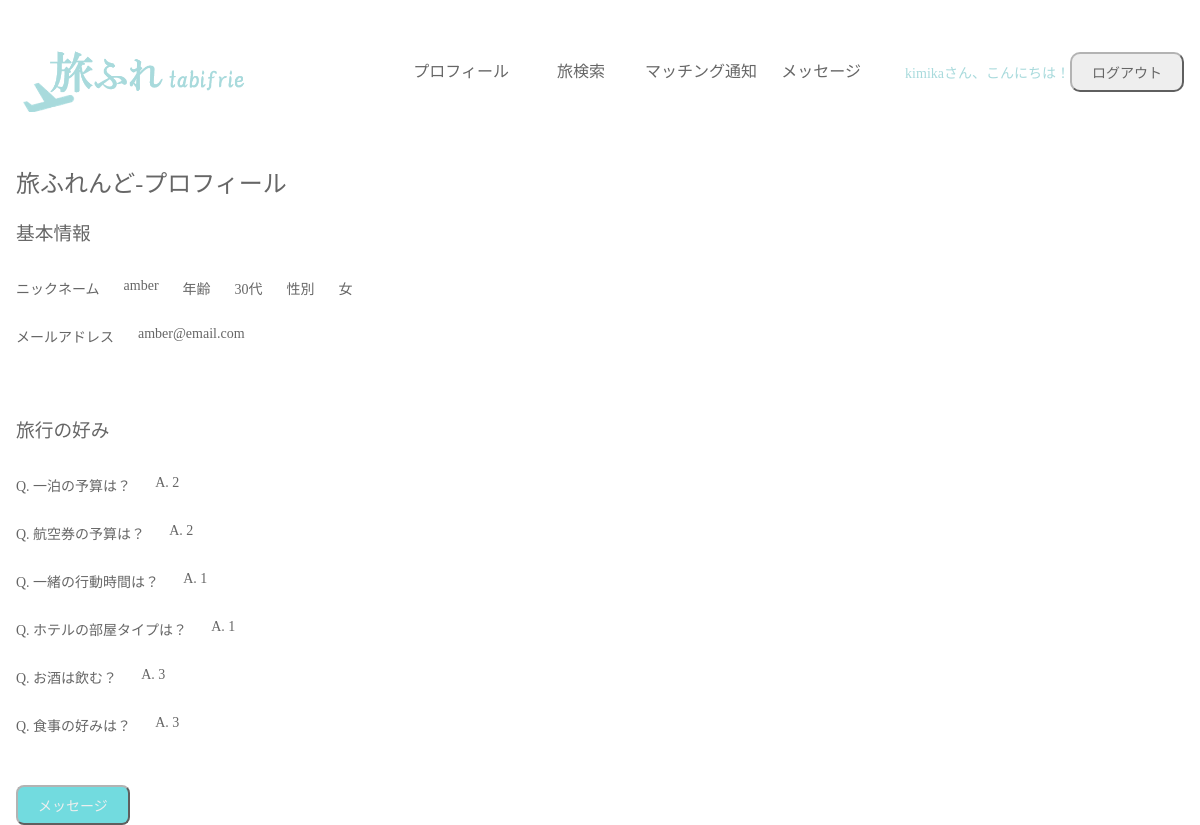
Page /profile_tabifrie.php?user_id=amber@email.com (signed in) on the committed database.
### tables this page shows
CREATE TABLE `tabifrie_user` (
  `id` int(12) NOT NULL,
  `name` varchar(64) NOT NULL,
  `gender` varchar(2) NOT NULL,
  `age` varchar(12) NOT NULL,
  `email` varchar(128) NOT NULL,
  `password` varchar(255) NOT NULL,
  `hotel` varchar(128) NOT NULL,
  `flight` varchar(128) NOT NULL,
  `engaging` varchar(128) NOT NULL,
  `smoking` varchar(128) NOT NULL,
  `drinking` varchar(128) NOT NULL,
  `eating` varchar(128) NOT NULL
);

### profile_tabifrie.php (the view, shortened to what this page needs)
<?php
$email = $_GET['user_id'];
$pdo = db_conn();
$stmt = $pdo->prepare('SELECT * FROM tabifrie_user WHERE email = :email');
$stmt->bindValue(':email', $email, PDO::PARAM_STR);
$status = $stmt->execute();
$val = $stmt->fetch();
?>
<!DOCTYPE html>
<html>
<head>
    <link rel="stylesheet" href="css/common.css" />
    <link rel="stylesheet" href="css/profile.css" />
</head>
<body>
    <header class="container">
        <h1>
            <img src="./img/logo2.png" alt="旅フレロゴ" width="232px" class="">
        </h1>
        <nav class="nav">
            <ul>
                <li><a href="profile.php">プロフィール</a></li>
                <li><a href="plansearch.php">旅検索</a></li>
                <li><a href="notification.php">マッチング通知</a></li>
                <li><a href="message.php">メッセージ</a></li>
            </ul>
        </nav>
        <p><?= $_SESSION['user_name'] ?>さん、こんにちは！</p>
        <button class="btn" onclick="document.location='logout.php'">ログアウト</button>
    </header>
    <section class="container profile">
        <h2>旅ふれんど‐プロフィール</h2>
        <form action="signup_act.php" method="post">
            <div>
                <h3>基本情報</h3>
                <div class="info">
                    <p>ニックネーム</p><p><?= $val['name'] ?></p>
                    <p>年齢</p><p><?= $val['age']  ?></p>
                    <p>性別</p><p><?= $val['gender'] ?></p>
                </div>
                <div class="info">
                    <p>メールアドレス</p><p><?= $val['email']?></p>
                </div><br>
            </div><br>
            <div>
                <h3>旅行の好み</h3>
                <div class="prefer">
                    <p>Q. 一泊の予算は？</p>
                    <p>A. <?= $val['hotel'] ?></p>
                </div>
                <div class="prefer">
                    <p>Q. 航空券の予算は？</p>
                    <p>A. <?= $val['flight'] ?></p>
                </div>
                <div class="prefer">
                    <p>Q. 一緒の行動時間は？</p>
                    <p>A. <?= $val['engaging'] ?></p>
                </div>
                <div class="prefer">
                    <p>Q. ホテルの部屋タイプは？</p>
                    <p>A. <?= $val['smoking'] ?></p>
                </div>
                <div class="prefer">
                    <p>Q. お酒は飲む？</p>
                    <p>A. <?= $val['drinking'] ?></p>
                </div>
                <div class="prefer">
                    <p>Q. 食事の好みは？</p>
                    <p>A. <?= $val['eating'] ?></p>
                </div><br>
            </div><br>
            <div>
                <button class="btn_s" onclick="document.location='message.php'">メッセージ</button>
            </div>
        </form>
    </section>
</body>
</html>

### css/common.css (style rules this page uses)
body { box-sizing: border-box; margin: 0; color: #666; }
.container { max-width: 1200px; margin: 0 auto; width: calc(100% - 32px); box-sizing: border-box; }
header { display: flex; align-items: center; justify-content: space-around; padding: 32px 0; color: #A8DADC; }
h1 { margin: 0; font-size: 0; }
img { vertical-align: bottom; }
nav { margin-left: auto; margin-right: 24px; }
nav > ul { list-style: none; padding: 0; margin: 0; display: flex; }
li > a { display: block; width: 120px; line-height: 64px; text-align: center; text-decoration: none; color: #666; }
.btn { background-color: #eee; color: #666; border-color: #b3b3b3; border-radius: 10px; min-width: 100px; padding: 8px 20px; font-size: 14px; text-decoration: none; display: inline-block; }
.btn_s { background-color: #72dbdf; color: #eee; border-color: #b3b3b3; border-radius: 8px; min-width: 100px; padding: 8px 20px; margin-right: 12px; font-size: 14px; text-decoration: none; display: inline-block; }
h2 { font-weight: normal; }
h3 { font-weight: normal; }
p { font-size: 14px; }

### css/profile.css (style rules this page uses)
.info, .prefer, .plan { display: flex; gap: 24px; }

### rows in the picture
tabifrie_user: name "amber", age "30代", gender "女", email "amber@email.com", hotel "2", flight "2", engaging "1", smoking "1", drinking "3", eating "3"

### other values in the picture
$_SESSION['user_name'] "kimika"
